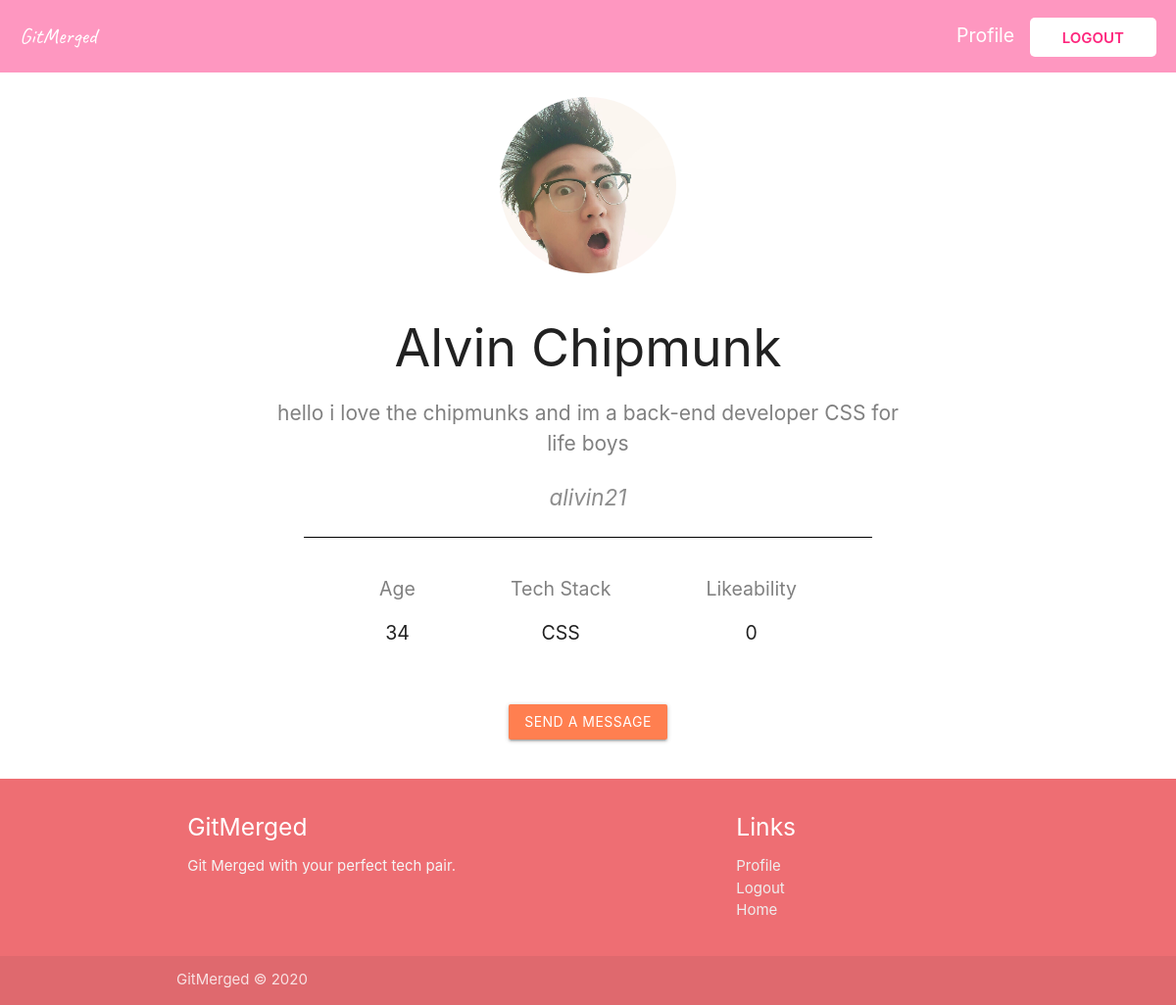
Page /user/10/ (signed in) on the committed database.
### users/models.py (models this page shows, shortened)
class Profile(models.Model):
    user = models.OneToOneField(User, on_delete=models.CASCADE)
    full_name = models.CharField(max_length=100, null=True)
    age = models.IntegerField(null=True)
    gender = models.CharField(max_length=50, blank=True, null=True)
    profile_image = models.ImageField(
        upload_to='profile_pic', default="default.jpg", null=True, blank=True)
    bio = models.TextField(null=True)
    tech_stack = models.CharField(max_length=500, null=True)
    likeability = models.ManyToManyField(
        User, related_name="likes", blank=True)
    blocked_by = models.ManyToManyField(
        User, related_name="blocked", blank=True)

### main/views.py (the view)
# urls.py: path("user/<int:pk>/", views.UserDetail.as_view(), name="user-detail"),
class UserDetail(LoginRequiredMixin, DetailView):
    model = Profile

### users/templates/users/profile_detail.html
{% extends "base.html" %}
{% load crispy_forms_tags %}
{% block content %}
<section>
  <div class="navigation navigation--bg">
    <a href="/" class="logo">GitMerged</a>
    <div>
      {% if user.is_authenticated %}
      <a href="{% url 'profile-page' %}" class="profile-link">Profile</a>
      <a href="{% url 'logout' %}" class="login">Logout</a>
      {% else %}
      <a href="{% url 'login' %}" class="login">Log in</a>
      {% endif %}
    </div>
  </div>
  <section class="profile">
    <div>
      <img src="{{object.profile_image.url}}" alt="" class="profile-image" />
    </div>
    <div class="profile-about">
      <h2>{{ object.full_name }}</h2>
      <p class="bio">{{ object.bio }}</p>
      <p class="username">{{ object.user.username }}</p>
    </div>
    <div class="stats">
      <div>
        <h4 class="header">Age</h4>
        <h4>{{ object.age }}</h4>
      </div>
      <div>
        <h4 class="header">Tech Stack</h4>
        <h4>{{object.tech_stack}}</h4>
      </div>
      <div>
        <h4 class="header">Likeability</h4>
        <h4>{{object.likeability.count}}</h4>
      </div>
    </div>
    <a
      href="{% url 'write-message' object.user.username %}"
      class="btn"
      style="margin: 20px; background: coral;"
      >Send a Message</a
    >
  </section>
</section>
<footer class="page-footer">
  <div class="container">
    <div class="row">
      <div class="col l6 s12">
        <h5 class="white-text">GitMerged</h5>
        <p class="grey-text text-lighten-4">
          Git Merged with your perfect tech pair.
        </p>
      </div>
      <div class="col l4 offset-l2 s12">
        <h5 class="white-text">Links</h5>
        <ul>
          <li>
            <a class="grey-text text-lighten-3" href="{% url 'profile-page' %}"
              >Profile</a
            >
          </li>
          <li>
            <a class="grey-text text-lighten-3" href="{% url 'logout' %}"
              >Logout</a
            >
          </li>
          <li>
            <a class="grey-text text-lighten-3" href="{% url 'date-page' %}"
              >Home</a
            >
          </li>
        </ul>
      </div>
    </div>
  </div>
  <div class="footer-copyright">
    <div class="container">
      GitMerged © 2020
    </div>
  </div>
</footer>
{% endblock content %}

### main/static/main/main.css (style rules this page uses)
a { text-decoration: none !important; }
.navigation { z-index: 999; text-decoration: none; color: white; display: flex; justify-content: space-between; align-items: center; grid-row: 0/1; padding: 20px; font-size: 1.3rem; }
.navigation--bg { background: #fd267c7a; }
.logo { color: white; font-family: "Caveat", cursive; font-size: 1.5rem; }
.login { text-decoration: none; color: #fd267d; position: relative; background: white; padding: 0.7rem 2.2rem; text-transform: uppercase; font-weight: 600; font-size: 1rem; border-radius: 5px; }
.profile-link { text-decoration: none; color: white; margin-right: 10px; }
.profile { display: flex; margin: 20px; flex-wrap: wrap; justify-content: center; flex-direction: column; align-items: center; }
.profile-about { text-align: center; }
.profile-image { border-radius: 50%; margin: 5px; }
.bio { font-size: 1.4rem; color: gray; max-width: 50ch; }
.username { font-size: 1.5rem; color: grey; text-align: center; font-style: italic; opacity: 0.9; }
.stats { display: flex; justify-content: space-evenly; flex-wrap: wrap; align-items: center; width: 50%; text-align: center; margin-bottom: 60px; border-top: 1px solid black; }
.stats div { margin: 20px; height: 50px; }
.stats h4 { font-size: 1.3rem; }
.header { color: grey; }

### rows in the picture
Profile: profile_image (picture), full_name "Alvin Chipmunk", bio "hello i love the chipmunks and im a back-end developer CSS for life boys", user.username "alivin21", age "34", tech_stack "CSS", likeability.count "0"
